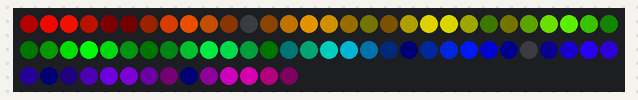
A sketch run on a simulated Arduino Uno, built with avr-gcc and run on an emulated ATmega328P. On the bench: 74 RGB LEDs in strip order, left to right, continuing on the next row.

Above: at 0.18 s.
At 5.29 s:
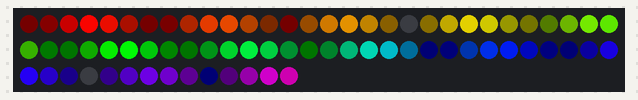
At 9.76 s:
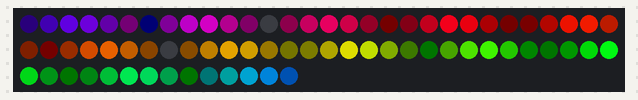
At 19.65 s:
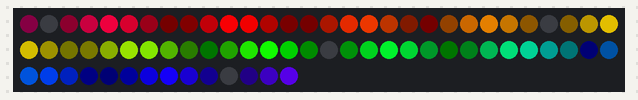
At 29.86 s:
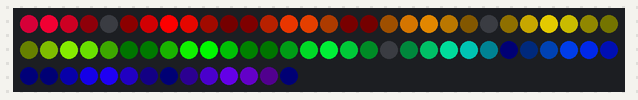
At 39.76 s:
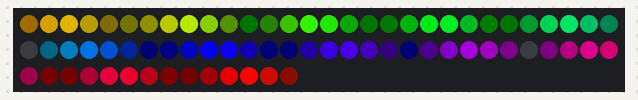

The sketch:

12_Wave_back_and_forth.ino
```cpp
#include<FastLED.h>

#define LED_AMOUNT        74
#define DATA_PIN          6
#define GLOBAL_BRIGHTNESS 255

CRGB leds[LED_AMOUNT];

float move = 0;

void setup() {
  FastLED.addLeds<NEOPIXEL, DATA_PIN>(leds, LED_AMOUNT);
  FastLED.setBrightness(GLOBAL_BRIGHTNESS);
}

void loop() {

  for(int i=0; i<LED_AMOUNT; ++i){
    float hue = i * (255 / LED_AMOUNT);
    hue += sin(move) * LED_AMOUNT;

    float brightness = i + sin(move) * 20;
    brightness = sin(brightness);
    brightness = (brightness + 1) / 2;
    brightness *= 255;

    leds[i] = CHSV(hue, 255, brightness);
  }

  FastLED.show();

  move += 0.06;
}
```
